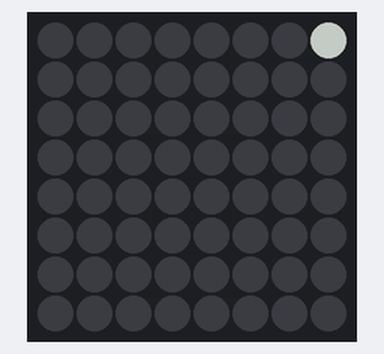
This program was run on a simulated Raspberry Pi (BCM pin numbers) with a Sense HAT. Shown: the Sense HAT's 8×8 RGB LED matrix. Dim RGB values are drawn brighter than linear; random numbers come from a fixed seed.

Above: at 0.17 s.
At 1.37 s:
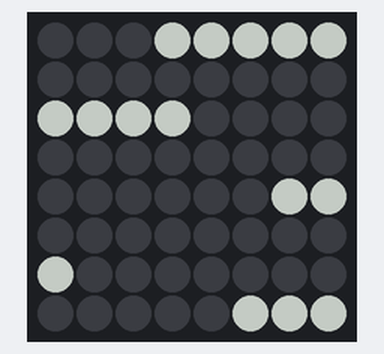
At 17.2 s:
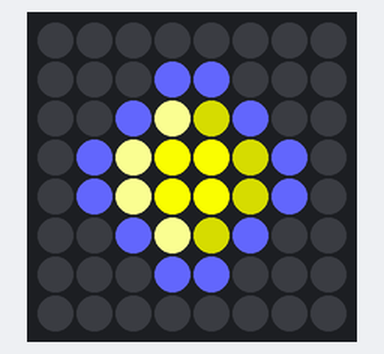
At 27.8 s:
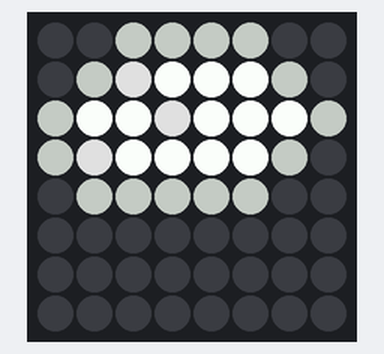
At 33.3 s:
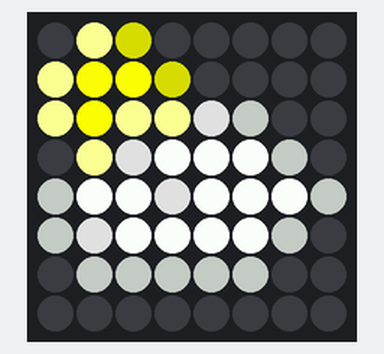
At 37.9 s:
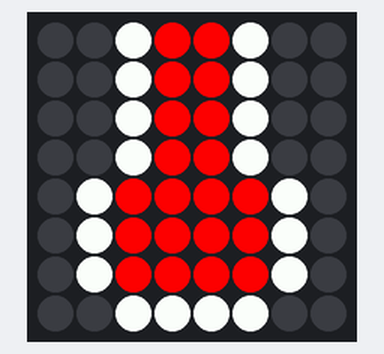

The program:

weather_animations.py
```python
# Weather animations for the Raspberry Pi Sense HAT
# Libaries ------
from sense_hat import SenseHat
from time import sleep
from random import randrange
# Colour Variables ------
sense = SenseHat()
R = [255, 0, 0] # Red
B = [0, 0, 155]  # Blue Dark
LB = [102, 102, 255] # Blue Light
G1 = [110, 110, 110]  # Gray1 Dark
G2 = [160, 160, 160]  # Gray2 Light
W = [255, 255, 255] # White
Y = [255, 255, 0] # Yellow
DY = [150, 150, 0] # Dark Yellow
LY = [255, 255, 150] # Light Yellow
O = [0, 0, 0]  # Off
# Image Variables ------
cloud = [
O, O, G1, G1, G1, G1, O, O,
O, G1, G2, W, W, W, G1, O,
G1, W, W, G2, W, W, W, G1,
G1, G2, W, W, W, W, G1, O,
O, G1, G1, G1, G1, G1, O, O,
O, O, O, O, O, O, O, O,
O, O, O, O, O, O, O, O,
O, O, O, O, O, O, O, O,
]
lightning = [
O, O, G1, G1, G1, G1, O, O,
O, G1, G2, W, W, W, G1, O,
G1, W, W, G2, W, W, W, G1,
G1, G2, W, W, W, W, G1, O,
O, G1, G1, G1, G1, Y, O, O,
O, O, O, O, Y, O, O, O,
O, O, O, Y, O, O, O, O,
O, O, O, O, Y, O, O, O,
]
sun = [
O, O, O, O, O, O, O, O,
O, O, O, LB, LB, O, O, O,
O, O, LB, LY, DY, LB, O, O,
O, LB, LY, Y, Y, DY, LB, O,
O, LB, LY, Y, Y, DY, LB, O,
O, O, LB, LY, DY, LB, O, O,
O, O, O, LB, LB, O, O, O,
O, O, O, O, O, O, O, O,
]
sun_behind_cloud = [
O, LY, DY, O, O, O, O, O,
LY, Y, Y, DY, O, O, O, O,
LY, Y, LY, LY, G2, G1, O, O,
O, LY, G2, W, W, W, G1, O,
G1, W, W, G2, W, W, W, G1,
G1, G2, W, W, W, W, G1, O,
O, G1, G1, G1, G1, G1, O, O,
O, O, O, O, O, O, O, O,
]
thermometer = [
O, O, W, O, O, W, O, O,
O, O, W, O, O, W, O, O,
O, O, W, O, O, W, O, O,
O, O, W, O, O, W, O, O,
O, W, O, O, O, O, W, O,
O, W, O, O, O, O, W, O,
O, W, O, O, O, O, W, O,
O, O, W, W, W, W, O, O,
]
# Functions ------
def image_scroll(image):
    sense.clear()
    imgmove = image[56:] + image[: 56] # shift the array by -1 so it will be centered at the end.
    for z in range(8):
        sleep(0.3)
        movement = z * 8
        for y in range(8):
            for x in range(8):
                array_pos = x + 8 * y
                sense.set_pixel(x, y, imgmove[array_pos - movement])
        for b in range(z, 8): # make the lower pixels empty. Otherwise, the other half of the picture would be visible on the bottom.
            for a in range(8):
                sense.set_pixel(a, b, O)

def animation_rain():
    rain = [
    O, O, G1, G1, G1, G1, O, O,
    O, G1, G2, W, W, W, G1, O,
    G1, W, W, G2, W, W, W, G1,
    G1, G2, W, W, W, W, G1, O,
    O, G1, G1, G1, G1, G1, O, O,
    O, O, O, O, O, O, O, O,
    O, O, O, O, O, O, O, O,
    O, O, O, O, O, O, O, O,
    ]
    drop1 = randrange(16, 31)
    drop2 = randrange(16, 31)
    drop3 = randrange(16, 31)
    drop4 = randrange(16, 31)
    sense.set_pixels(cloud)
    for x in range(50): #change this number to change the animation duration
        sense.set_pixels(rain)
        sleep(0.1)
        if drop1 > 55:
            rain[drop1] = cloud [drop1]
            drop1 = randrange(16, 31)
        else:
            rain[drop1] = cloud [drop1]
            drop1 = drop1 + 8
        if drop2 > 55:
            rain[drop2] = cloud [drop2]
            drop2 = randrange(16, 31)
        else:
            rain[drop2] = cloud [drop2]
            drop2 = drop2 + 8
        if drop3 > 55:
            rain[drop3] = cloud [drop3]
            drop3 = randrange(16, 31)
        else:
            rain[drop3] = cloud [drop3]
            drop3 = drop3 + 8
        if drop4 > 55:
            rain[drop4] = cloud [drop4]
            drop4 = randrange(16, 31)
        else:
            rain[drop4] = cloud [drop4]
            drop4 = drop4 +8
        rain[drop1] = B
        rain[drop2] = B
        rain[drop3] = B
        rain[drop4] = B
    sense.clear()
    rain[drop1] = O
    rain[drop2] = O
    rain[drop3] = O
    rain[drop4] = O

def animation_snow():
    rain = [
    O, O, G1, G1, G1, G1, O, O,
    O, G1, G2, W, W, W, G1, O,
    G1, W, W, G2, W, W, W, G1,
    G1, G2, W, W, W, W, G1, O,
    O, G1, G1, G1, G1, G1, O, O,
    O, O, O, O, O, O, O, O,
    O, O, O, O, O, O, O, O,
    O, O, O, O, O, O, O, O,
    ]
    drop1 = randrange(16, 31)
    drop2 = randrange(16, 31)
    drop3 = randrange(16, 31)
    drop4 = randrange(16, 31)
    sense.set_pixels(cloud)
    for x in range(12): #change this number to change the animation duration
        sense.set_pixels(rain)
        sleep(0.4)
        if drop1 > 55:
            rain[drop1] = cloud [drop1]
            drop1 = randrange(16, 31)
        else:
            rain[drop1] = cloud [drop1]
            drop1 = drop1 + 8
        if drop2 > 55:
            rain[drop2] = cloud [drop2]
            drop2 = randrange(16, 31)
        else:
            rain[drop2] = cloud [drop2]
            drop2 = drop2 + 8
        if drop3 > 55:
            rain[drop3] = cloud [drop3]
            drop3 = randrange(16, 31)
        else:
            rain[drop3] = cloud [drop3]
            drop3 = drop3 + 8
        if drop4 > 55:
            rain[drop4] = cloud [drop4]
            drop4 = randrange(16, 31)
        else:
            rain[drop4] = cloud [drop4]
            drop4 = drop4 +8
        rain[drop1] = W
        rain[drop2] = W
        rain[drop3] = W
        rain[drop4] = W
    sense.clear()
    rain[drop1] = O
    rain[drop2] = O
    rain[drop3] = O
    rain[drop4] = O

def animation_lightning():
    rain = [
    O, O, G1, G1, G1, G1, O, O,
    O, G1, G2, W, W, W, G1, O,
    G1, W, W, G2, W, W, W, G1,
    G1, G2, W, W, W, W, G1, O,
    O, G1, G1, G1, G1, Y, O, O,
    O, O, O, O, Y, O, O, O,
    O, O, O, Y, O, O, O, O,
    O, O, O, O, Y, O, O, O,
    ]
    drop1 = randrange(16, 31)
    drop2 = randrange(16, 31)
    drop3 = randrange(16, 31)
    drop4 = randrange(16, 31)
    sense.set_pixels(cloud)
    for x in range(50): #change this number to change the animation duration
        sense.set_pixels(rain)
        sleep(0.1)
        if drop1 > 55:
            rain[drop1] = lightning [drop1]
            drop1 = randrange(16, 31)
        else:
            rain[drop1] = lightning [drop1]
            drop1 = drop1 + 8
        if drop2 > 55:
            rain[drop2] = lightning [drop2]
            drop2 = randrange(16, 31)
        else:
            rain[drop2] = lightning [drop2]
            drop2 = drop2 + 8
        if drop3 > 55:
            rain[drop3] = lightning [drop3]
            drop3 = randrange(16, 31)
        else:
            rain[drop3] = lightning [drop3]
            drop3 = drop3 + 8
        if drop4 > 55:
            rain[drop4] = lightning [drop4]
            drop4 = randrange(16, 31)
        else:
            rain[drop4] = lightning [drop4]
            drop4 = drop4 +8
        rain[drop1] = B
        rain[drop2] = B
        rain[drop3] = B
        rain[drop4] = B
    sense.clear()
    rain[drop1] = O
    rain[drop2] = O
    rain[drop3] = O
    rain[drop4] = O

def animation_sunny():
    image_scroll(sun)
    sleep(3)
    sense.clear()
def animation_cloudy():
    image_scroll(cloud)
    sleep(3)
    sense.clear()
def animation_light_cloudy():
    image_scroll(sun_behind_cloud)
    sleep(3)
    sense.clear()
def animation_hot():
    sense.set_pixels(thermometer)
    for y in range(4, 7):
        for x in range(2, 6):
            sense.set_pixel(x, y, B)
    for count in range(3, -1, -1):
        sleep(0.4)
        sense.set_pixel(3, count, B)
        sense.set_pixel(4, count, B)
    for y in range(4, 7):
        for x in range(2, 6):
            sense.set_pixel(x, y, R)
    for count in range(3, -1, -1):
        sense.set_pixel(3, count, R)
        sense.set_pixel(4, count, R)
    sleep(3)
    sense.clear()
def animation_cold():
    sense.set_pixels(thermometer)
    for y in range(4, 7):
        for x in range(2, 6):
            sense.set_pixel(x, y, R)
    for count in range(4):
        sense.set_pixel(3, count, R)
        sense.set_pixel(4, count, R)
    for count in range(4):
        sleep(0.4)
        sense.set_pixel(3, count, O)
        sense.set_pixel(4, count, O)
    for y in range(4, 7):
        for x in range(2, 6):
            sense.set_pixel(x, y, B)
    sleep(3)
    sense.clear()
def animation_fog():
    sense.clear()
    sense.set_pixel(7, 0, G1)
    sleep(0.3)
    sense.set_pixel(6, 0, G1)
    sense.set_pixel(0, 2, G1)
    sleep(0.3)
    sense.set_pixel(5, 0, G1)
    sense.set_pixel(1, 2, G1)
    sense.set_pixel(7, 7, G1)
    sleep(0.3)
    sense.set_pixel(4, 0, G1)
    sense.set_pixel(2, 2, G1)
    sense.set_pixel(6, 7, G1)
    sense.set_pixel(7, 4, G1)
    sleep(0.3)
    sense.set_pixel(3, 0, G1)
    sense.set_pixel(3, 2, G1)
    sense.set_pixel(5, 7, G1)
    sense.set_pixel(6, 4, G1)
    sense.set_pixel(0, 6, G1)
    sleep(0.3)
    sense.set_pixel(2, 0, G1)
    sense.set_pixel(4, 2, G1)
    sense.set_pixel(4, 7, G1)
    sense.set_pixel(5, 4, G1)
    sense.set_pixel(1, 6, G1)
    sense.set_pixel(0, 4, G1)
    sleep(0.3)
    sense.set_pixel(1, 0, G1)
    sense.set_pixel(5, 2, G1)
    sense.set_pixel(4, 7, G1)
    sense.set_pixel(4, 4, G1)
    sense.set_pixel(2, 6, G1)
    sense.set_pixel(1, 4, G1)
    sleep(3)
    sense.clear()
# Display all animations ------
animation_fog()
animation_rain()
animation_snow()
animation_sunny()
animation_lightning()
animation_cloudy()
animation_light_cloudy()
animation_hot()
animation_cold()
```

Measured:
- what the display in image 2 shows lasts 3.0 s, from 17.2 s to 20.2 s
